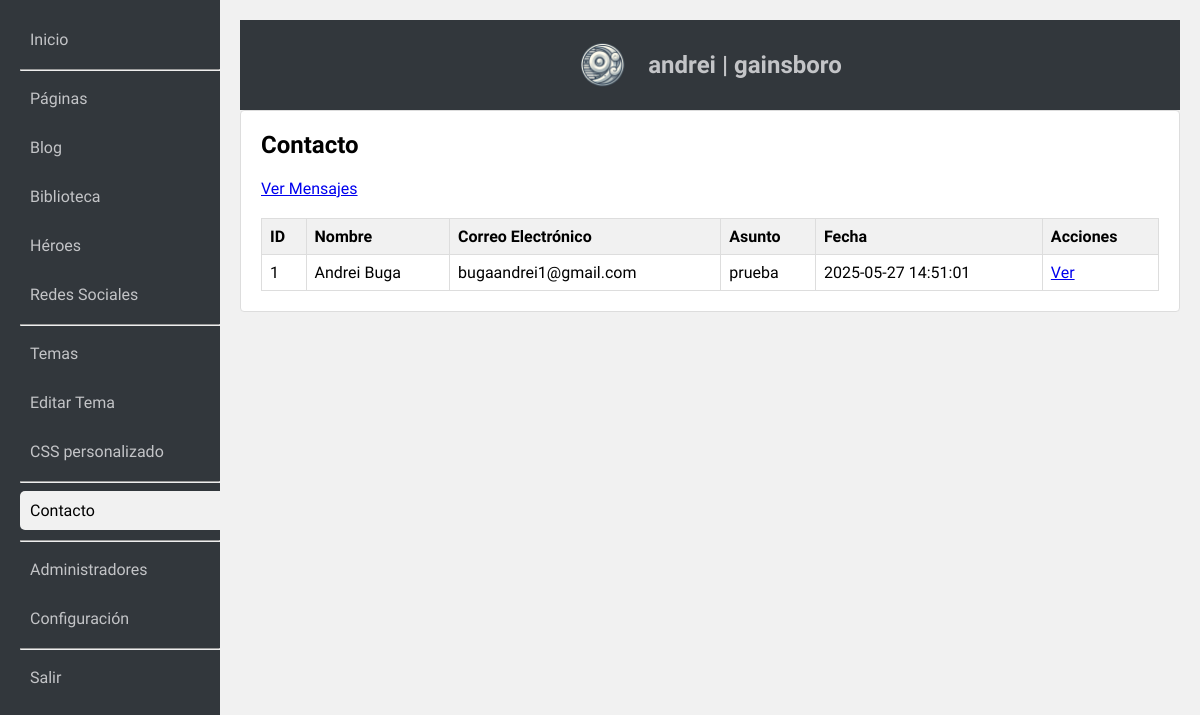
/admin/index.php?action=list_contact (signed in), run on the app's committed database.
### tables this page shows
CREATE TABLE contact (
    id INTEGER PRIMARY KEY AUTOINCREMENT,
    name TEXT NOT NULL,
    email TEXT NOT NULL,
    subject TEXT NOT NULL,
    message TEXT NOT NULL,
    created_at DATETIME DEFAULT CURRENT_TIMESTAMP
);

### admin/index.php (called while the page is built, shortened)
<?php
require_once 'admin.php';

### admin/acciones/listadecontactos.php (the view, shortened to what this page needs)
<?php
	$res = $db->query("SELECT * FROM contact ORDER BY id DESC");
        $html = "<h2>Contacto</h2>
                 <p><a href='?action=view_contact'>Ver Mensajes</a></p>
                 <table class='admin-table'>
                   <tr>
                     <th>ID</th>
                     <th>Nombre</th>
                     <th>Correo Electrónico</th>
                     <th>Asunto</th>
                     <th>Fecha</th>
                     <th>Acciones</th>
                   </tr>";
        while ($row = $res->fetchArray(SQLITE3_ASSOC)) {
            $html .= "<tr>
                        <td>{$row['id']}</td>
                        <td>" . htmlspecialchars($row['name']) . "</td>
                        <td>" . htmlspecialchars($row['email']) . "</td>
                        <td>" . htmlspecialchars($row['subject']) . "</td>
                        <td>" . htmlspecialchars($row['created_at']) . "</td>
                        <td><a href='?action=view_contact&id={$row['id']}'>Ver</a></td>
                      </tr>";
        }
        $html .= "</table>";
?>

### admin/admin.css (style rules this page uses)
body { font-family: Ubuntu, sans-serif; margin: 0; padding: 0; background-color: #f1f1f1; display: flex; justify-content: center; align-items: center; height: 100vh; }
.admin-section h2 { margin-top: 0; }
.admin-table { width: 100%; border-collapse: collapse; margin-top: 20px; }
.admin-table th, .admin-table td { border: 1px solid #ddd; padding: 8px; text-align: left; }
.admin-table th { background-color: #f1f1f1; }

### data on the page
contact: id "1", name "Andrei Buga", email "bugaandrei1@gmail.com", subject "prueba", created_at "2025-05-27 14:51:01"
